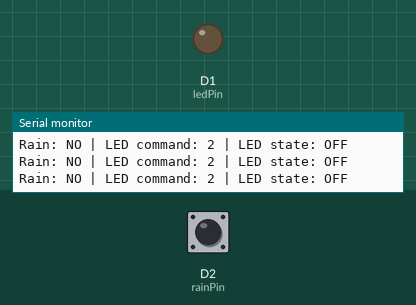
A sketch run on a simulated ESP8266 (Wemos D1 mini). Shown: output pins drawn as LEDs (lit = HIGH), the last lines printed to the serial monitor. The inputs (shaded band) are chosen by the test bench; at power-on: D2 (rainPin) HIGH. WiFi joins after 1.5 s; servers stay silent unless stated; uploads are accepted with an empty reply.

Above: at 2.7 s.
2.8 s: D2 (rainPin) pulled LOW for 0.55 s
At 3.5 s:
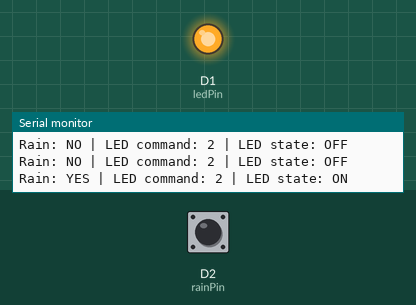
5.2 s: D2 (rainPin) pulled LOW for 3.2 s
At 9.9 s:
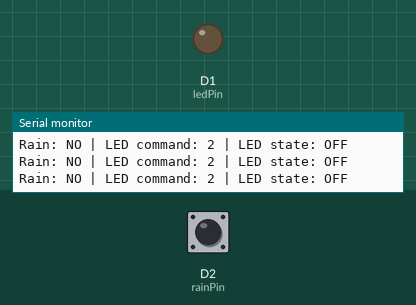
Timing chart, 0 to 11.4 s (numbered marks = the images above; inputs shaded):
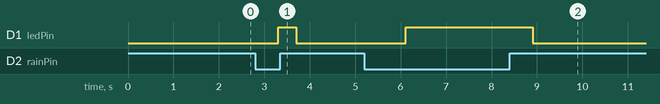

Measured:
- after the input at 2.8 s, D1 (ledPin): LOW → HIGH after 0.50 s, → LOW 0.40 s later
- after the input at 5.2 s, D1 (ledPin): LOW → HIGH after 0.91 s, → LOW 2.8 s later

The sketch:

Rain_Sensor_Code.ino
```cpp
#include <ESP8266WiFi.h>
#include <ESP8266HTTPClient.h>

// ---------- Wi-Fi ----------
const char* ssid = "YOUR_WIFI_SSID";
const char* password = "YOUR_WIFI_PASSWORD";

// ---------- Roboninja UID ----------
const String UID = "YOUR_UID";

// ---------- Pins ----------
const int rainPin = D2;  // Rain sensor digital output
const int ledPin  = D1;  // LED

// ---------- Timing ----------
unsigned long lastSend = 0;
const unsigned long interval = 5000; // Update cloud every 5 seconds

WiFiClient client;

void setup() {
  Serial.begin(115200);
  pinMode(ledPin, OUTPUT);
  digitalWrite(ledPin, LOW);
  pinMode(rainPin, INPUT_PULLUP);

  // Connect to Wi-Fi
  Serial.print("Connecting to Wi-Fi");
  WiFi.begin(ssid, password);
  while (WiFi.status() != WL_CONNECTED) {
    delay(500);
    Serial.print(".");
  }
  Serial.println("\nWi-Fi Connected!");
  Serial.print("Wemos IP: ");
  Serial.println(WiFi.localIP());
}

void loop() {
  if (WiFi.status() != WL_CONNECTED) return;

  // 1️⃣ Read rain sensor
  int rainState = digitalRead(rainPin);
  bool isRaining = (rainState == LOW); // LOW = rain detected

  // 2️⃣ Fetch LED command from cloud (0=OFF,1=ON,2=AUTO)
  int ledCommand = 2; // default AUTO
  HTTPClient http;
  String readURL = "http://iot.roboninja.in/index.php?action=read&UID=" + UID + "&D1";
  http.begin(client, readURL);
  int httpCode = http.GET();
  if (httpCode == HTTP_CODE_OK) {
    String payload = http.getString();
    payload.trim();
    if (payload == "0") ledCommand = 0;
    else if (payload == "1") ledCommand = 1;
    else ledCommand = 2;
  } else {
    Serial.println("Failed to read LED command");
  }
  http.end();

  // 3️⃣ Decide LED state
  bool ledState;
  if (ledCommand == 0) ledState = false;       // Manual OFF
  else if (ledCommand == 1) ledState = true;   // Manual ON
  else ledState = isRaining;                   // AUTO

  digitalWrite(ledPin, ledState ? HIGH : LOW);

  // 4️⃣ Debug prints
  Serial.print("Rain: "); Serial.print(isRaining ? "YES" : "NO");
  Serial.print(" | LED command: "); Serial.print(ledCommand);
  Serial.print(" | LED state: "); Serial.println(ledState ? "ON" : "OFF");

  // 5️⃣ Update cloud every 5 seconds
  if (millis() - lastSend > interval) {
    lastSend = millis();

    // Update rain value
    http.begin(client, "http://iot.roboninja.in/index.php?action=write&UID=" + UID + "&Rain=" + String(isRaining ? 1 : 0));
    http.GET();
    http.end();

    // Update LED state
    http.begin(client, "http://iot.roboninja.in/index.php?action=write&UID=" + UID + "&D1=" + String(ledState ? 1 : 0));
    http.GET();
    http.end();
  }

  delay(200); // small delay
}
```
